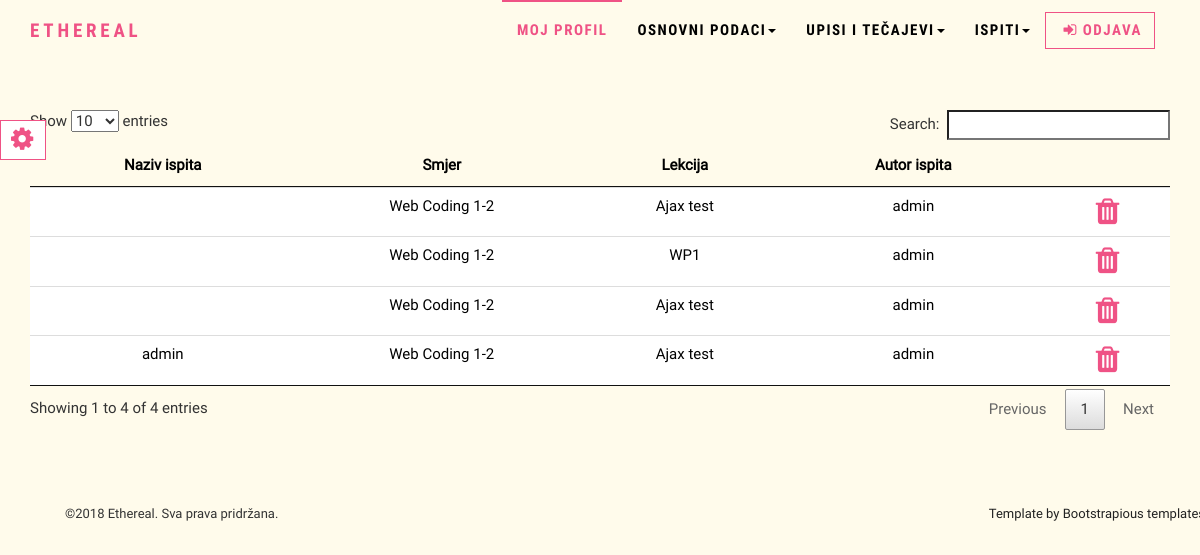
/php/exam_list.php (signed in), run on the app's committed database.
### tables this page shows
CREATE TABLE `ispit` (
  `id` int(5) NOT NULL,
  `naziv` varchar(200) NOT NULL,
  `id_tecaj_fk` int(5) NOT NULL,
  `id_lesson_fk` int(5) NOT NULL,
  `pitanja_string` varchar(255) NOT NULL,
  `autor` varchar(255) NOT NULL
);

CREATE TABLE `tecaj` (
  `id` int(11) NOT NULL,
  `smjer` varchar(100) NOT NULL
);

CREATE TABLE `lessons` (
  `id` int(5) NOT NULL,
  `lesson_name` varchar(255) NOT NULL,
  `id_tecaj_fk` int(5) NOT NULL
);

### php/exam_list.php (the view, shortened to what this page needs)
<?php
$con = spajanje();
if($_SESSION['login'] !== true){
	header("refresh:2;url=index.php");
	die("Nemate ovlasti za pristup ovoj stranici! Prebacujem na index.php...");
}
else{
	if($_SESSION['role'] == "3"){
		$username = $_SESSION['username'];
		$sql = "SELECT id, ime, prezime FROM users WHERE username = '$username' AND id_status_fk = '3';";
		$res = mysqli_query($con, $sql);
		$res = mysqli_fetch_assoc($res);
		$id = $res['id'];
		$userid = $_SESSION['userid'];
		$sql = "SELECT
					ispit.id,
					ispit.autor,
					ispit.naziv,
					lessons.naziv,
					tecaj.naziv
				FROM
					ispit
				INNER JOIN upisi ON upisi.id_smjer_fk = ispit.id_tecaj_fK
				INNER JOIN lessons ON lessons.id = ispit.id_lesson_fk
				INNER JOIN tecaj ON tecaj.id = ispit.id_tecaj_fk
				WHERE
					upisi.id_users_fk = $userid;
				";
		$res = mysqli_query($con, $sql);
		require_once "includes/header.php";
		if(mysqli_num_rows($res) > 0){
			echo '<table id="table" class="table table-hover">
				<thead>
					<tr>
						<th>Smjer</th>
						<th>Lekcija</th>
						<th>Profesor</th>
					</tr>
				</thead>
			<tbody>'
			;
			while($res_ispiti = mysqli_fetch_assoc($res)){
				echo "
					<tr class = 'clickable-row-exam' id=".$res_ispiti['id'].">
						<td>".$res_ispiti['smjer']."</td>
						<td>".$res_ispiti['lesson_name']."</td>
						<td>".$res_ispiti['autor']."</td>
					</tr>";
			}
			echo "</tbody></table>";
		}
	}
	else{
		$sql =
		"SELECT
		ispit.id,
		ispit.autor,
		ispit.naziv,
		lessons.lesson_name,
		tecaj.smjer
		FROM
			ispit
		INNER JOIN upisi ON upisi.id_smjer_fk = ispit.id_tecaj_fK
		INNER JOIN lessons ON lessons.id = ispit.id_lesson_fk
		INNER JOIN tecaj ON tecaj.id = ispit.id_tecaj_fk";
	$res = mysqli_query($con, $sql);
	require_once "includes/header.php";
		if(mysqli_num_rows($res) > 0){
			echo '<table id="table" class="table table-hover">
				<thead>
					<tr>
					<th>Naziv ispita</th>
					<th>Smjer</th>
					<th>Lekcija</th>
					<th>Autor ispita</th>
					<th></th>
					</tr>
				</thead>
			<tbody>'
			;
			while($res_ispiti = mysqli_fetch_assoc($res)){
				echo "
					<tr id=".$res_ispiti['id']." class = 'clickable-row-exam'>
						<td>".$res_ispiti['naziv']."</td>
						<td>".$res_ispiti['smjer']."</td>
						<td>".$res_ispiti['lesson_name']."</td>
						<td>".$res_ispiti['autor']."</td>
						<td><a href='exam_list.php?obrisi=true&id=".$res_ispiti['id']."'>
								<i class='fa fa-trash fa-2x' aria-hidden='true'></i>
							</a>
						</td>
						";
			}
			echo "</tr></tbody></table>";
		}
		else {
			echo "<p>U bazi nema rezultata za ovaj upit: $sql </p>";
		}
	}
}
require_once "includes/footer.php";
?>

### css/style.default.css (style rules this page uses)
html { height: 100%; }
body { height: 100%; }
a, button { -webkit-transition: all 0.2s ease-out; -moz-transition: all 0.2s ease-out; transition: all 0.2s ease-out; }
a i.fa, button i.fa { margin: 0 5px; }
a { text-decoration: none; }
body { font-family: "Roboto", Helvetica, Arial, sans-serif; font-size: 15px; line-height: 1.55; color: #000; background-color: #fff; }
a { color: #ef5285; text-decoration: none; }

### data on the page
ispit: id_tecaj_fk.smjer "Web Coding 1-2", id_lesson_fk.lesson_name "Ajax test", autor "admin"
ispit: id_tecaj_fk.smjer "Web Coding 1-2", id_lesson_fk.lesson_name "WP1", autor "admin"
ispit: id_tecaj_fk.smjer "Web Coding 1-2", id_lesson_fk.lesson_name "Ajax test", autor "admin"
ispit: naziv "admin", id_tecaj_fk.smjer "Web Coding 1-2", id_lesson_fk.lesson_name "Ajax test", autor "admin"
